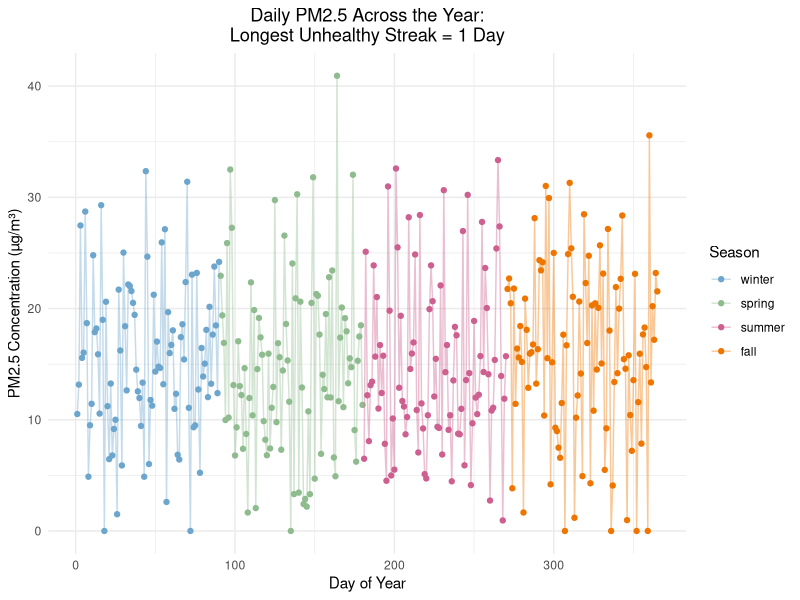
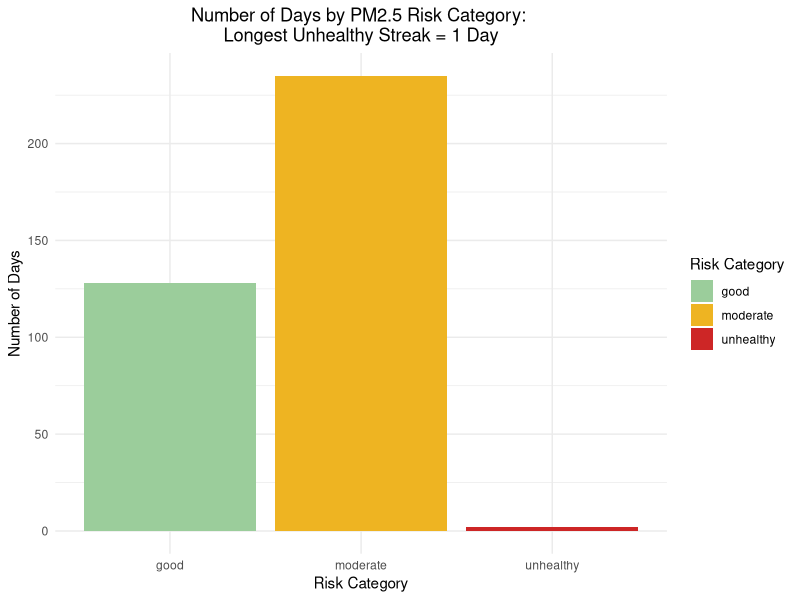

The R source for these figures, in order:
## ---- chunk 1
library(tidyverse)
library(here)
library(ggplot2)
## ---- chunk 2
# Set seed so the random data is reproducible
set.seed(123)

# Create day column
day <- 1:365

# Create made-up daily PM2.5 values
# Using rnorm with mean = 15 and sd = 8 gives mostly realistic urban values
# pmax() prevents negative PM2.5 values
pm25 <- pmax(rnorm(365, mean = 15, sd = 8), 0)

# Create empty season column
season <- rep(NA, 365)

# Assign seasons based on day number
season[day >= 1 & day <= 90] <- "winter"
season[day >= 91 & day <= 180] <- "spring"
season[day >= 181 & day <= 270] <- "summer"
season[day >= 271 & day <= 365] <- "fall"

# Convert season to a factor with correct levels
season <- factor(season, 
                 levels = c("winter", "spring", "summer", "fall"))

# Create empty risk column for Part 2
risk <- rep(NA, 365)

# Combine into one data frame
air_quality <- data.frame(day, pm25, season, risk)

# View the first few rows
head(air_quality)

# Save the data frame as a CSV
write.csv(air_quality, "air_quality.csv")
## ---- chunk 3
# Create variables to track unhealthy streaks
current_unhealthy_streak <- 0
max_unhealthy_streak <- 0

# Use a for loop to classify each day
for (i in 1:nrow(air_quality)) {
  
  # Classify PM2.5 risk level
  if (air_quality$pm25[i] < 12) {
    air_quality$risk[i] <- "good"
    
  } else if (air_quality$pm25[i] <= 35.4) {
    air_quality$risk[i] <- "moderate"
    
  } else {
    air_quality$risk[i] <- "unhealthy"
  }
  
  # Track consecutive unhealthy days
  if (air_quality$risk[i] == "unhealthy") {
    current_unhealthy_streak <- current_unhealthy_streak + 1
    
    if (current_unhealthy_streak > max_unhealthy_streak) {
      max_unhealthy_streak <- current_unhealthy_streak
    }
    
  } else {
    current_unhealthy_streak <- 0
  }
}

# Save updated data frame with filled-in risk column
write.csv(air_quality, "air_quality_with_risk.csv", row.names = FALSE)

# Check results
head(air_quality)
table(air_quality$risk)
max_unhealthy_streak
## ---- chunk 4
# Create a vector with the season names
season_names <- c("winter", "spring", "summer", "fall")

# Create an empty vector to store the number of unhealthy days per season
unhealthy_counts <- rep(0, length(season_names))

# Name each position in the vector
names(unhealthy_counts) <- season_names

# Use a for loop to count unhealthy days in each season
for (i in 1:length(season_names)) {
  
  current_season <- season_names[i]
  
  unhealthy_counts[i] <- sum(
    air_quality$season == current_season & 
      air_quality$risk == "unhealthy")
}

# View the result
unhealthy_counts

# Convert seasonal unhealthy counts into a data frame
seasonal_unhealthy_summary <- data.frame(
  season = names(unhealthy_counts),
  unhealthy_days = as.numeric(unhealthy_counts))

# View summary table
seasonal_unhealthy_summary
## ---- chunk 5
# Create title using sprintf
pm25_title <- sprintf("Daily PM2.5 Across the Year:
Longest Unhealthy Streak = %s Day", max_unhealthy_streak)

# Time series plot of PM2.5
ggplot(air_quality, aes(x = day, y = pm25, color = season)) +
  geom_point() +
  geom_line(alpha = 0.4) +
  labs(title = pm25_title,
    x = "Day of Year",
    y = "PM2.5 Concentration (µg/m³)",
    color = "Season") +
  scale_color_manual(values = c(
      "winter" = "skyblue3",
      "spring" = "darkseagreen",
      "summer" = "hotpink3",
      "fall" = "darkorange2")) +
  theme_minimal()+
  theme(plot.title = element_text(hjust = 0.5))
## ---- chunk 6
# Create title using sprintf
risk_title <- sprintf("Number of Days by PM2.5 Risk Category: 
Longest Unhealthy Streak = %s Day", max_unhealthy_streak)

# Make sure risk categories are ordered
air_quality$risk <- factor(air_quality$risk,
  levels = c("good", "moderate", "unhealthy"))

# Bar chart of risk category counts
ggplot(air_quality, aes(x = risk, fill = risk)) +
  geom_bar() +
  labs(title = risk_title,
    x = "Risk Category",
    y = "Number of Days", 
    fill = "Risk Category")+
  scale_fill_manual(values = c(
      "good" = "darkseagreen3",
      "moderate" = "goldenrod2",
      "unhealthy" = "firebrick3")) +
  theme_minimal()+
  theme(plot.title = element_text(hjust = 0.5))
